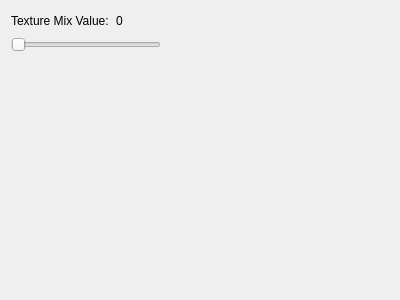
<?xml version="1.0" encoding="UTF-8"?>
<ui version="4.0">
 <class>Sc5TextureOptionsForm</class>
 <widget class="QWidget" name="Sc5TextureOptionsForm">
  <property name="geometry">
   <rect>
    <x>0</x>
    <y>0</y>
    <width>400</width>
    <height>300</height>
   </rect>
  </property>
  <property name="windowTitle">
   <string>Form</string>
  </property>
  <layout class="QVBoxLayout" name="verticalLayout_2">
   <item>
    <layout class="QVBoxLayout" name="verticalLayout">
     <item>
      <layout class="QHBoxLayout" name="horizontalLayout">
       <item>
        <widget class="QLabel" name="mixValueSliderLabel">
         <property name="sizePolicy">
          <sizepolicy hsizetype="Fixed" vsizetype="Preferred">
           <horstretch>0</horstretch>
           <verstretch>0</verstretch>
          </sizepolicy>
         </property>
         <property name="text">
          <string>Texture Mix Value:</string>
         </property>
        </widget>
       </item>
       <item>
        <spacer name="horizontalSpacer">
         <property name="orientation">
          <enum>Qt::Horizontal</enum>
         </property>
         <property name="sizeType">
          <enum>QSizePolicy::Fixed</enum>
         </property>
         <property name="sizeHint" stdset="0">
          <size>
           <width>1</width>
           <height>20</height>
          </size>
         </property>
        </spacer>
       </item>
       <item>
        <widget class="QLabel" name="mixValueLabel">
         <property name="text">
          <string>0</string>
         </property>
        </widget>
       </item>
      </layout>
     </item>
     <item>
      <widget class="QSlider" name="mixValueHorizontalSlider">
       <property name="sizePolicy">
        <sizepolicy hsizetype="Fixed" vsizetype="Preferred">
         <horstretch>0</horstretch>
         <verstretch>0</verstretch>
        </sizepolicy>
       </property>
       <property name="minimumSize">
        <size>
         <width>150</width>
         <height>0</height>
        </size>
       </property>
       <property name="baseSize">
        <size>
         <width>0</width>
         <height>0</height>
        </size>
       </property>
       <property name="maximum">
        <number>100</number>
       </property>
       <property name="orientation">
        <enum>Qt::Horizontal</enum>
       </property>
      </widget>
     </item>
     <item>
      <spacer name="verticalSpacer">
       <property name="orientation">
        <enum>Qt::Vertical</enum>
       </property>
       <property name="sizeHint" stdset="0">
        <size>
         <width>20</width>
         <height>184</height>
        </size>
       </property>
      </spacer>
     </item>
    </layout>
   </item>
  </layout>
 </widget>
 <resources/>
 <connections/>
</ui>
